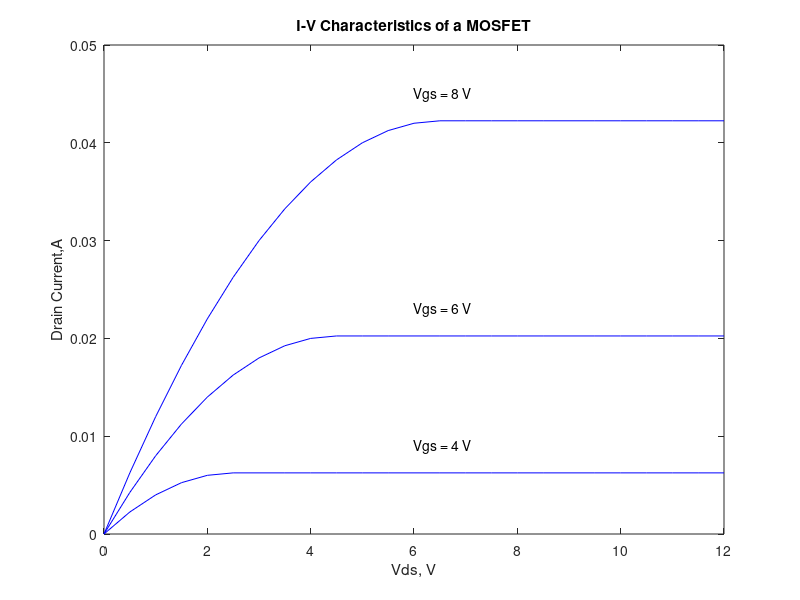

Reproduce this figure in MATLAB.
% I-V characteristics of mosfet
%
kn=1e-3; vt=1.5;
vds=0:0.5:12;
vgs=4:2:8;
m=length(vds);
n=length(vgs);

for i=1:n
	for j=1:m
	   if vgs(i) < vt
		cur(i,j)=0;
	   elseif vds(j) >= (vgs(i) - vt)
		cur(i,j)=kn * (vgs(i) - vt)^2;
	   elseif vds(j) < (vgs(i) - vt)
		cur(i,j)= kn*(2*(vgs(i)-vt)*vds(j) - vds(j)^2);
	   end
        end
end
plot(vds,cur(1,:),'b',vds,cur(2,:),'b',vds,cur(3,:),'b')
xlabel('Vds, V')
ylabel('Drain Current,A') 
title('I-V Characteristics of a MOSFET')
text(6, 0.009, 'Vgs = 4 V')
text(6, 0.023, 'Vgs = 6 V')
text(6, 0.045, 'Vgs = 8 V')
